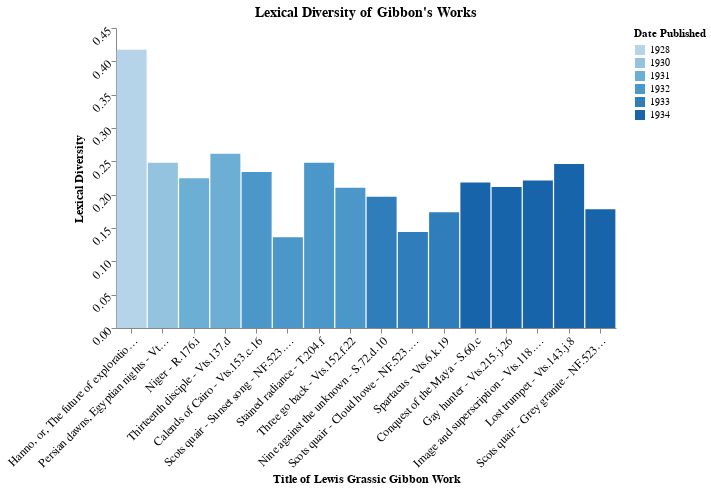

The notebook cell this image was saved under:
### Markdown cell above
Then we can recreate the bar chart with the bars (books) sorted by year of publication:

### Code cell
sorted_titles = list(df_pub['title'])
sorted_lexdiv = list(df_pub['lexicaldiversity'])
sorted_published = list(df_pub['published'])
source = pd.DataFrame({
    'Title': sorted_titles,
    'Lexdiv': sorted_lexdiv,
    'Published': sorted_published
})

alt.Chart(source, title="Lexical Diversity of Gibbon's Works").mark_bar(size=30).encode(
    alt.X('Title', axis=alt.Axis(title='Title of Lewis Grassic Gibbon Work'), type='nominal', sort=None),  # If sort unspecified, chart will sort x-axis values alphabetically
    alt.Y('Lexdiv', axis=alt.Axis(title='Lexical Diversity')),
    alt.Order(
      # Sort the segments of the bars by this field
      'Lexdiv',
      sort='descending'
    ),
    color=alt.Color('Published:O', legend = alt.Legend(title='Date Published')),
    tooltip='Title:N'
).configure_axis(
    grid=False,
    labelFontSize=12,
    titleFontSize=12,
    labelAngle=-45
).configure_title(
    fontSize=14,
).configure_view(
    strokeWidth=0
).properties(
    width=500
)

### Figure 1 — Vega-Lite specification as saved in the notebook (floating-point values rounded to 4 significant figures)
{"config": {"view": {"continuousWidth": 300, "continuousHeight": 300, "strokeWidth": 0}, "axis": {"grid": false, "labelAngle": -45, "labelFontSize": 12, "titleFontSize": 12}, "title": {"fontSize": 14}}, "data": {"name": "data-4b9ea95929f7139e522301088f6a7de2"}, "mark": {"type": "bar", "size": 30}, "encoding": {"color": {"field": "Published", "legend": {"title": "Date Published"}, "type": "ordinal"}, "order": {"field": "Lexdiv", "sort": "descending", "type": "quantitative"}, "tooltip": {"field": "Title", "type": "nominal"}, "x": {"axis": {"title": "Title of Lewis Grassic Gibbon Work"}, "field": "Title", "sort": null, "type": "nominal"}, "y": {"axis": {"title": "Lexical Diversity"}, "field": "Lexdiv", "type": "quantitative"}}, "title": "Lexical Diversity of Gibbon's Works", "width": 500, "$schema": "https://vega.github.io/schema/vega-lite/v5.16.3.json", "datasets": {"data-4b9ea95929f7139e522301088f6a7de2": [{"Title": "Hanno, or, The future of exploration - S.114.j.21", "Lexdiv": 0.4174, "Published": 1928}, {"Title": "Persian dawns, Egyptian nights - Vts.148.d.8", "Lexdiv": 0.2481, "Published": 1930}, {"Title": "Niger - R.176.i", "Lexdiv": 0.2247, "Published": 1931}, {"Title": "Thirteenth disciple - Vts.137.d", "Lexdiv": 0.2615, "Published": 1931}, {"Title": "Calends of Cairo - Vts.153.c.16", "Lexdiv": 0.2341, "Published": 1932}, {"Title": "Scots quair - Sunset song - NF.523.b.29", "Lexdiv": 0.1363, "Published": 1932}, {"Title": "Stained radiance - T.204.f", "Lexdiv": 0.248, "Published": 1932}, {"Title": "Three go back - Vts.152.f.22", "Lexdiv": 0.2102, "Published": 1932}, {"Title": "Nine against the unknown - S.72.d.10", "Lexdiv": 0.197, "Published": 1933}, {"Title": "Scots quair - Cloud howe - NF.523.b.30", "Lexdiv": 0.144, "Published": 1933}, {"Title": "Spartacus - Vts.6.k.19 ", "Lexdiv": 0.1735, "Published": 1933}, {"Title": "Conquest of the Maya - S.60.c", "Lexdiv": 0.2181, "Published": 1934}, {"Title": "Gay hunter - Vts.215.j.26", "Lexdiv": 0.2116, "Published": 1934}, {"Title": "Image and superscription - Vts.118.l.16", "Lexdiv": 0.2212, "Published": 1934}, {"Title": "Lost trumpet - Vts.143.j.8", "Lexdiv": 0.2461, "Published": 1934}, {"Title": "Scots quair - Grey granite - NF.523.b.31", "Lexdiv": 0.1782, "Published": 1934}]}}
